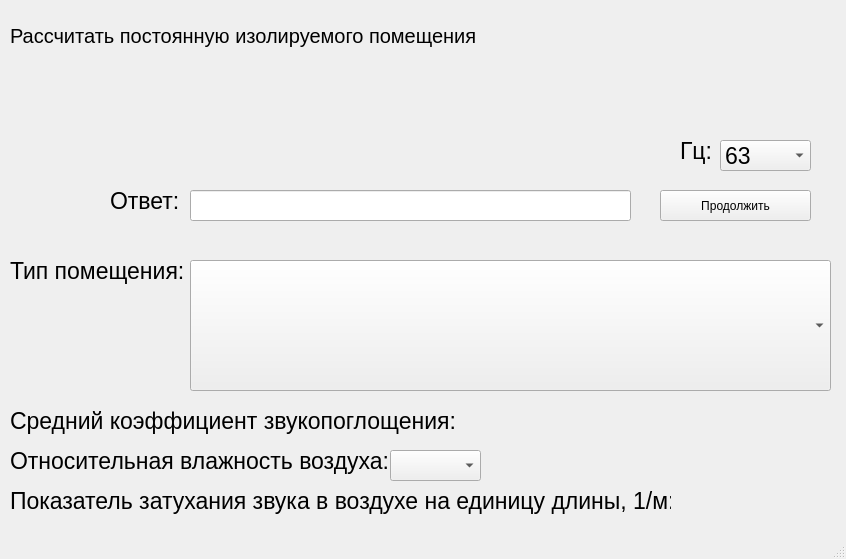
<?xml version="1.0" encoding="UTF-8"?>
<ui version="4.0">
 <class>MainWindow</class>
 <widget class="QMainWindow" name="MainWindow">
  <property name="geometry">
   <rect>
    <x>0</x>
    <y>0</y>
    <width>846</width>
    <height>559</height>
   </rect>
  </property>
  <property name="windowTitle">
   <string>Второе задание</string>
  </property>
  <widget class="QWidget" name="centralwidget">
   <widget class="QLabel" name="label">
    <property name="geometry">
     <rect>
      <x>260</x>
      <y>70</y>
      <width>341</width>
      <height>81</height>
     </rect>
    </property>
    <property name="text">
     <string/>
    </property>
    <property name="pixmap">
     <pixmap>../../image/secondTask/B.png</pixmap>
    </property>
   </widget>
   <widget class="QLabel" name="label_2">
    <property name="geometry">
     <rect>
      <x>10</x>
      <y>20</y>
      <width>491</width>
      <height>31</height>
     </rect>
    </property>
    <property name="font">
     <font>
      <pointsize>15</pointsize>
     </font>
    </property>
    <property name="text">
     <string>Рассчитать постоянную изолируемого помещения</string>
    </property>
   </widget>
   <widget class="QLineEdit" name="lineEdit">
    <property name="geometry">
     <rect>
      <x>190</x>
      <y>190</y>
      <width>441</width>
      <height>31</height>
     </rect>
    </property>
    <property name="font">
     <font>
      <pointsize>15</pointsize>
     </font>
    </property>
   </widget>
   <widget class="QLabel" name="label_3">
    <property name="geometry">
     <rect>
      <x>110</x>
      <y>180</y>
      <width>101</width>
      <height>41</height>
     </rect>
    </property>
    <property name="font">
     <font>
      <pointsize>17</pointsize>
     </font>
    </property>
    <property name="text">
     <string>Ответ:</string>
    </property>
   </widget>
   <widget class="QPushButton" name="pushButton">
    <property name="geometry">
     <rect>
      <x>660</x>
      <y>190</y>
      <width>151</width>
      <height>31</height>
     </rect>
    </property>
    <property name="text">
     <string>Продолжить</string>
    </property>
   </widget>
   <widget class="QLabel" name="label_4">
    <property name="geometry">
     <rect>
      <x>680</x>
      <y>130</y>
      <width>101</width>
      <height>41</height>
     </rect>
    </property>
    <property name="font">
     <font>
      <pointsize>17</pointsize>
     </font>
    </property>
    <property name="text">
     <string>Гц:</string>
    </property>
   </widget>
   <widget class="QComboBox" name="comboBox">
    <property name="geometry">
     <rect>
      <x>720</x>
      <y>140</y>
      <width>91</width>
      <height>31</height>
     </rect>
    </property>
    <property name="font">
     <font>
      <pointsize>17</pointsize>
     </font>
    </property>
    <property name="styleSheet">
     <string notr="true"/>
    </property>
    <property name="minimumContentsLength">
     <number>0</number>
    </property>
    <item>
     <property name="text">
      <string>63</string>
     </property>
    </item>
    <item>
     <property name="text">
      <string>125</string>
     </property>
    </item>
    <item>
     <property name="text">
      <string>250</string>
     </property>
    </item>
    <item>
     <property name="text">
      <string>500</string>
     </property>
    </item>
    <item>
     <property name="text">
      <string>1000</string>
     </property>
    </item>
    <item>
     <property name="text">
      <string>2000</string>
     </property>
    </item>
    <item>
     <property name="text">
      <string>4000</string>
     </property>
    </item>
   </widget>
   <widget class="QLabel" name="label_5">
    <property name="geometry">
     <rect>
      <x>10</x>
      <y>250</y>
      <width>181</width>
      <height>41</height>
     </rect>
    </property>
    <property name="font">
     <font>
      <pointsize>17</pointsize>
     </font>
    </property>
    <property name="text">
     <string>Тип помещения:</string>
    </property>
   </widget>
   <widget class="QComboBox" name="comboBox_2">
    <property name="geometry">
     <rect>
      <x>190</x>
      <y>260</y>
      <width>641</width>
      <height>131</height>
     </rect>
    </property>
    <property name="font">
     <font>
      <pointsize>17</pointsize>
     </font>
    </property>
    <property name="styleSheet">
     <string notr="true"/>
    </property>
    <property name="minimumContentsLength">
     <number>0</number>
    </property>
    <item>
     <property name="text">
      <string> </string>
     </property>
    </item>
    <item>
     <property name="text">
      <string>Машинные залы, генераторные, испытательные стенды,
вентиляционные камеры, цехи предприятий пищевой
промышленности с ограждениями,
облицованными моющейся плиткой.</string>
     </property>
    </item>
    <item>
     <property name="text">
      <string>Механические и металлообрабатывающие цехи; 
цехи агрегатной сборки в авиационной и
судостроительной промышленности</string>
     </property>
    </item>
    <item>
     <property name="text">
      <string>Цехи деревообработки и предприятий
текстильной промышленности; посты управления;
лабораторий; конструкторские бюро; 
рабочие помещения управлений.</string>
     </property>
    </item>
   </widget>
   <widget class="QLabel" name="label_6">
    <property name="geometry">
     <rect>
      <x>10</x>
      <y>390</y>
      <width>451</width>
      <height>61</height>
     </rect>
    </property>
    <property name="font">
     <font>
      <pointsize>17</pointsize>
     </font>
    </property>
    <property name="text">
     <string>Средний коэффициент звукопоглощения:</string>
    </property>
   </widget>
   <widget class="QLabel" name="label_7">
    <property name="geometry">
     <rect>
      <x>460</x>
      <y>400</y>
      <width>41</width>
      <height>31</height>
     </rect>
    </property>
    <property name="font">
     <font>
      <pointsize>17</pointsize>
     </font>
    </property>
    <property name="text">
     <string/>
    </property>
   </widget>
   <widget class="QLabel" name="label_8">
    <property name="geometry">
     <rect>
      <x>10</x>
      <y>440</y>
      <width>381</width>
      <height>41</height>
     </rect>
    </property>
    <property name="font">
     <font>
      <pointsize>17</pointsize>
     </font>
    </property>
    <property name="text">
     <string>Относительная влажность воздуха:</string>
    </property>
   </widget>
   <widget class="QComboBox" name="comboBox_3">
    <property name="geometry">
     <rect>
      <x>390</x>
      <y>450</y>
      <width>91</width>
      <height>31</height>
     </rect>
    </property>
    <property name="font">
     <font>
      <pointsize>17</pointsize>
     </font>
    </property>
    <property name="styleSheet">
     <string notr="true"/>
    </property>
    <property name="minimumContentsLength">
     <number>0</number>
    </property>
    <item>
     <property name="text">
      <string/>
     </property>
    </item>
    <item>
     <property name="text">
      <string>30</string>
     </property>
    </item>
    <item>
     <property name="text">
      <string>35</string>
     </property>
    </item>
    <item>
     <property name="text">
      <string>40</string>
     </property>
    </item>
    <item>
     <property name="text">
      <string>45</string>
     </property>
    </item>
    <item>
     <property name="text">
      <string>50</string>
     </property>
    </item>
    <item>
     <property name="text">
      <string>55</string>
     </property>
    </item>
    <item>
     <property name="text">
      <string>60</string>
     </property>
    </item>
    <item>
     <property name="text">
      <string>65</string>
     </property>
    </item>
    <item>
     <property name="text">
      <string>70</string>
     </property>
    </item>
    <item>
     <property name="text">
      <string>75</string>
     </property>
    </item>
    <item>
     <property name="text">
      <string>80</string>
     </property>
    </item>
    <item>
     <property name="text">
      <string>90</string>
     </property>
    </item>
   </widget>
   <widget class="QLabel" name="label_9">
    <property name="geometry">
     <rect>
      <x>10</x>
      <y>480</y>
      <width>661</width>
      <height>41</height>
     </rect>
    </property>
    <property name="font">
     <font>
      <pointsize>17</pointsize>
     </font>
    </property>
    <property name="text">
     <string>Показатель затухания звука в воздухе на единицу длины, 1/м:</string>
    </property>
   </widget>
   <widget class="QLabel" name="label_10">
    <property name="geometry">
     <rect>
      <x>670</x>
      <y>480</y>
      <width>101</width>
      <height>41</height>
     </rect>
    </property>
    <property name="font">
     <font>
      <pointsize>17</pointsize>
     </font>
    </property>
    <property name="text">
     <string/>
    </property>
   </widget>
  </widget>
  <widget class="QStatusBar" name="statusbar"/>
 </widget>
 <resources/>
 <connections/>
</ui>
